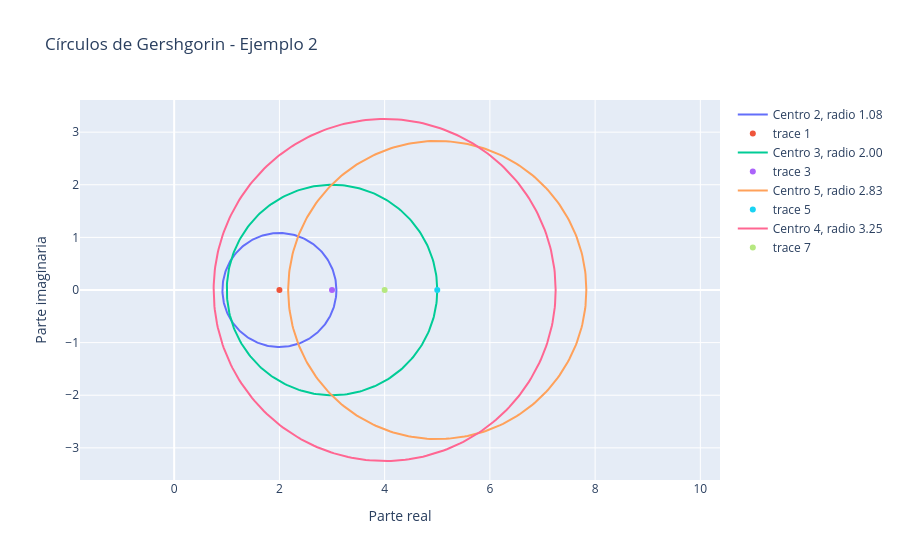

This figure's notebook cell:
### Markdown cell above
# 5. Código en Plotly (interactivo + exportación PNG)

### Code cell
import numpy as np
import plotly.graph_objects as go

centros = [2, 3, 5, 4]
radios = [13/12, 2, 17/6, 13/4]

fig = go.Figure()
theta = np.linspace(0, 2*np.pi, 300)

for c, r in zip(centros, radios):
    x = c + r * np.cos(theta)
    y = r * np.sin(theta)

    fig.add_trace(go.Scatter(x=x, y=y, mode='lines', name=f"Centro {c}, radio {r:.2f}"))
    fig.add_trace(go.Scatter(x=[c], y=[0], mode='markers'))

fig.update_layout(
    title="Círculos de Gershgorin - Ejemplo 2",
    xaxis_title="Parte real",
    yaxis_title="Parte imaginaria",
    yaxis_scaleanchor="x"
)

# Mostrar
fig.show()

# Guardar como PNG (requiere kaleido)
ruta = r"C:\Users\marco\Downloads\gershgorin_ejemplo2_plotly.png"
fig.write_image(ruta)

print(f"Imagen guardada en: {ruta}")

### Figure 1 — Plotly figure (JSON) as saved in the notebook; plotly's stock layout.template omitted (floating-point values rounded to 4 significant figures; data arrays with more than 128 entries replaced by an {"elided": "..."} marker saying what was removed)
{"data": [{"mode": "lines", "name": "Centro 2, radio 1.08", "type": "scatter", "x": {"elided": "300 float values"}, "y": {"elided": "300 float values"}}, {"mode": "markers", "type": "scatter", "x": [2], "y": [0]}, {"mode": "lines", "name": "Centro 3, radio 2.00", "type": "scatter", "x": {"elided": "300 float values"}, "y": {"elided": "300 float values"}}, {"mode": "markers", "type": "scatter", "x": [3], "y": [0]}, {"mode": "lines", "name": "Centro 5, radio 2.83", "type": "scatter", "x": {"elided": "300 float values"}, "y": {"elided": "300 float values"}}, {"mode": "markers", "type": "scatter", "x": [5], "y": [0]}, {"mode": "lines", "name": "Centro 4, radio 3.25", "type": "scatter", "x": {"elided": "300 float values"}, "y": {"elided": "300 float values"}}, {"mode": "markers", "type": "scatter", "x": [4], "y": [0]}], "layout": {"title": {"text": "Círculos de Gershgorin - Ejemplo 2"}, "xaxis": {"title": {"text": "Parte real"}}, "yaxis": {"scaleanchor": "x", "title": {"text": "Parte imaginaria"}}}}
